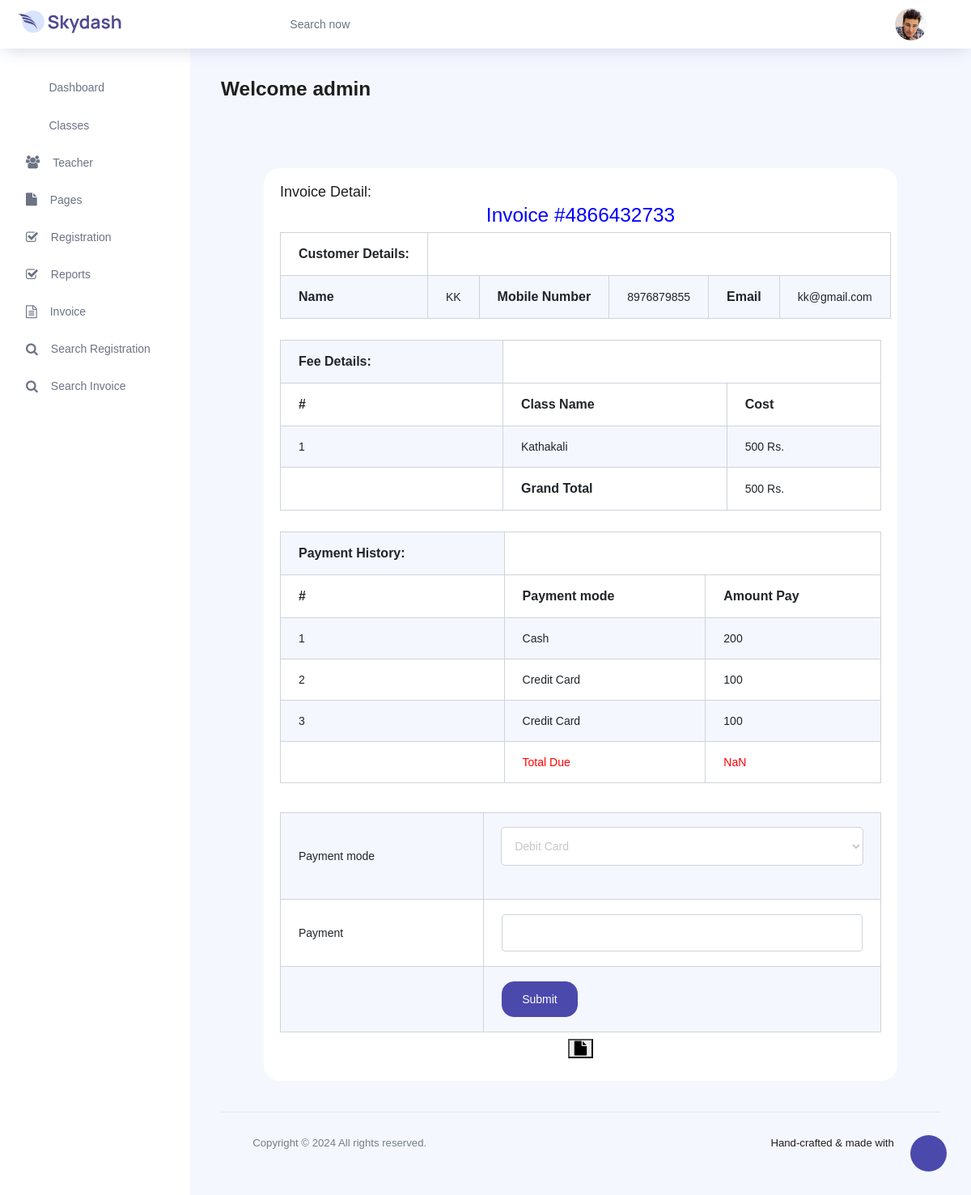
The app's page /invoice_detail/20 (signed in) with its own data.
### danceapp/models.py (models this page shows, shortened)
class Registration(models.Model):
    classname = models.ForeignKey(Class, on_delete=models.CASCADE, null=True, blank=True)
    name = models.CharField(max_length=200, null=True, blank=True)
    mobile = models.CharField(max_length=200, null=True, blank=True)
    email = models.CharField(max_length=200, null=True, blank=True)
    registernumber = models.CharField(max_length=200, null=True, blank=True)
    message = models.CharField(max_length=200, null=True, blank=True)
    status = models.CharField(max_length=100, default='New', null=True, blank=True)
    gender = models.CharField(max_length=200, null=True, blank=True)
    creationdate = models.DateTimeField(auto_now_add=True)

class Class(models.Model):
    classname = models.CharField(max_length=200, null=True, blank=True)
    image = models.FileField(max_length=200, null=True, blank=True)
    description = models.CharField(max_length=200, null=True, blank=True)
    cost = models.CharField(max_length=200, null=True, blank=True)
    creationdate = models.DateTimeField(auto_now_add=True)

class Invoice(models.Model):
    registration = models.ForeignKey(Registration, on_delete=models.CASCADE, null=True, blank=True)
    payment = models.CharField(max_length=200, null=True, blank=True)
    paymentmode = models.CharField(max_length=200, null=True, blank=True)
    time = models.DateTimeField(auto_now_add=True)

### danceapp/views.py (the view, shortened to what this page needs)
# urls.py: path('invoice_detail/<int:pid>', invoice_detail, name="invoice_detail"),
@login_required(login_url='/admin_login/')
def invoice_detail(request, pid):
    data = Registration.objects.get(id=pid)
    invoice = Invoice.objects.filter(registration=data)
    return render(request, "invoice_detail.html", locals())

### danceapp/templates/invoice_detail.html (shortened to what this page needs)
{% extends 'admin_index.html' %}
{% load static %}
{% block body %}
<div class="content-wrapper" xmlns="http://www.w3.org/1999/html">
    <section class="content">
        <div class="container">
            <div class="row">
                <div class="col-12">
                    <div class="card">
                         <div class="card-body">
                  <h4>
                  <th style="color:blue">Invoice Detail:</th>
                  </h4>
                <table id="example1" class="table table-bordered table-striped">
                  <tr>
                   <h3 style="color:blue"><center <th>Invoice #</th><center<td>{{data.registernumber}}</td></h3>
                  </tr>
                  <tr>
                   <h3 style="color:blue"><th>Customer Details:</th></h3>
                  </tr>
                  <tr>
                   <th>Name</th>
                    <td>{{data.name}}</td>
                    <th>Mobile Number</th>
                    <td>{{data.mobile}}</td>
                    <th>Email</th>
                    <td>{{data.email}}</td>
                  </tr>
                </table><br>
                <table id="example1" class="table table-bordered table-striped">
                  <tr>
                   <h3 style="color:blue"><th>Fee Details:</th></h3>
                  </tr>
                  <tr>
                   <th>#</th>
                    <th>Class Name</th>
                    <th>Cost</th>
                  </tr>
                    <tr>
                        <td>1</td>
                        <td>{{data.classname.classname}}</td>
                        <td>{{data.classname.cost}} Rs.</td>
                    </tr>
                    <tr>
                        <th></th>
                       <th>Grand Total</th>
                        <td>{{data.classname.cost}} Rs.</td>
                    </tr>
                </table>
                 <br><table id="example1" class="table table-bordered table-striped">
                  <tr>
                   <h3 style="color:blue"><th>Payment History:</th></h3>
                  </tr>
                   <tr>
                   <th>#</th>
                    <th>Payment mode</th>
                    <th>Amount Pay</th>
                  </tr>
                  {% for i in invoice %}
                    <tr>
                        <td>{{forloop.counter}}</td>
                        <td>{{i.paymentmode}}</td>
                        <td id="price-{{forloop.counter}}">{{i.payment}}</td>
                    </tr>
                  {% endfor %}
                     <tr style="color:red">
                         <td></td>
                         <td>Total Due</td>
                         <td id="totaldue">{{data.res}} Rs.</td>
                     </tr>
                 </table>
              </div>
                        <div class="card-body">
                        <table id="example1" class="table table-bordered table-striped">
                            <form action="" method="post" enctype="multipart/form-data">
                            <tr>
                                <td>Payment mode</td>
                                <td><div class="form-group">
                                  <select class="form-control" name="paymentmode" required>
                                        <option value="Debit Card">Debit Card</option>
                                    </select>
                                </div></td>
                            </tr>
                            <tr>
                                <td>Payment</td>
                                    <td>
                                        <input type="number" class="form-control" name="payment" required>
                                    </td>
                            </tr>
                                <td><td>
                                <button type="submit" class="btn btn-primary mr-2">Submit</button>
                                </td></td>
                                </form>
                        </table>
                            <h1 style="color:green">
                                <h4 align="center"><button onclick="window.print()"><i class="fa fa-file"></i></button></h4>
                            </h1>
                                        </div>
                                    </div>
                                </div>
                            </div>
        </div>
    </section>
                        </div>
{% endblock %}

### danceapp/templates/admin_index.html (shortened to what this page needs)
<!DOCTYPE html>
{% load static %}
<html lang="en">
<head>
  <link rel="stylesheet" href="{% static 'vendors/feather/feather.css' %}">
  <link rel="stylesheet" href="{% static 'vendors/ti-icons/css/themify-icons.css' %}">
  <link rel="stylesheet" href="{% static 'vendors/css/vendor.bundle.base.css' %}">
  <link rel="stylesheet" href="{% static 'vendors/datatables.net-bs4/dataTables.bootstrap4.css' %}">
  <link rel="stylesheet" href="{% static 'vendors/ti-icons/css/themify-icons.css' %}">
  <link rel="stylesheet" type="text/css" href="{% static 'js/select.dataTables.min.css' %}">
  <link rel="stylesheet" href="{% static 'css/vertical-layout-light/style.css' %}">
<link rel="stylesheet" href="https://cdnjs.cloudflare.com/ajax/libs/font-awesome/4.7.0/css/font-awesome.min.css">
</head>
<body>
  <div class="container-scroller">
    <nav class="navbar col-lg-12 col-12 p-0 fixed-top d-flex flex-row">
      <div class="text-center navbar-brand-wrapper d-flex align-items-center justify-content-center">
        <a class="navbar-brand brand-logo mr-5" href="index.html"><img src="{% static 'images/logo.svg' %}" class="mr-2" alt="logo"/></a>
      </div>
      <div class="navbar-menu-wrapper d-flex align-items-center justify-content-end">
        <button class="navbar-toggler navbar-toggler align-self-center" type="button" data-toggle="minimize">
          <span class="icon-menu"></span>
        </button>
        <ul class="navbar-nav mr-lg-2">
          <li class="nav-item nav-search d-none d-lg-block">
            <div class="input-group">
              <div class="input-group-prepend hover-cursor" id="navbar-search-icon">
                <span class="input-group-text" id="search">
                  <i class="icon-search"></i>
                </span>
              </div>
              <input type="text" class="form-control" id="navbar-search-input" placeholder="Search now" aria-label="search" aria-describedby="search">
            </div>
          </li>
        </ul>
        <ul class="navbar-nav navbar-nav-right">
          <li class="nav-item dropdown">
            <a class="nav-link count-indicator dropdown-toggle" id="notificationDropdown" href="#" data-toggle="dropdown">
              <i style="color:blue" class="icon-bell mx-0"></i>
            </a>
          </li>
          <li class="nav-item nav-profile dropdown">
            <a class="nav-link dropdown-toggle" href="#" data-toggle="dropdown" id="profileDropdown">
              <img src="{% static 'images/faces/face28.jpg' %}" alt="profile"/>
            </a>
          </li>
        </ul>
      </div>
    </nav>
    <div class="container-fluid page-body-wrapper">
      <div class="theme-setting-wrapper">
        <div id="settings-trigger"><i class="ti-settings"></i></div>
      </div>
      <nav class="sidebar sidebar-offcanvas" id="sidebar">
        <ul class="nav">
          <li class="nav-item">
            <a class="nav-link" href="/dashboard/">
              <i class="icon-grid menu-icon"></i>
              <span class="menu-title">Dashboard</span>
            </a>
          </li>
          <li class="nav-item">
            <a class="nav-link" data-toggle="collapse" href="#ui-basic" aria-expanded="false" aria-controls="ui-basic">
              <i class="icon-layout menu-icon"></i>
              <span class="menu-title">Classes</span>
              <i class="menu-arrow"></i>
            </a>
          </li>
          <li class="nav-item">
            <a class="nav-link" data-toggle="collapse" href="#form-elements" aria-expanded="false" aria-controls="form-elements">
              <i class="fa fa-group menu-icon" style="font-size:16px"></i>
              <span class="menu-title">Teacher</span>
              <i class="menu-arrow"></i>
            </a>
          </li>
          <li class="nav-item">
            <a class="nav-link" data-toggle="collapse" href="#charts" aria-expanded="false" aria-controls="charts">
              <i class="fa fa-file menu-icon" aria-hidden="true"></i>
              <span class="menu-title">Pages</span>
              <i class="menu-arrow"></i>
            </a>
          </li>
          <li class="nav-item">
            <a class="nav-link" data-toggle="collapse" href="#tables" aria-expanded="false" aria-controls="tables">
              <i class="fa fa-check-square-o menu-icon" aria-hidden="true"></i>
              <span class="menu-title">Registration</span>
              <i class="menu-arrow"></i>
            </a>
          </li>
          <li class="nav-item">
            <a class="nav-link" data-toggle="collapse" href="#icons" aria-expanded="false" aria-controls="icons">
              <i class="fa fa-check-square-o menu-icon" aria-hidden="true"></i>
              <span class="menu-title">Reports</span>
              <i class="menu-arrow"></i>
            </a>
          </li>
          <li class="nav-item">
            <a class="nav-link" href="/invoice/">
              <i class="fa fa-file-text-o menu-icon" aria-hidden="true"></i>
              <span class="menu-title">Invoice</span>
            </a>
          </li>
          <li class="nav-item">
            <a class="nav-link" href="/search_registration/">
              <i class="fa fa-search menu-icon" aria-hidden="true"></i>
              <span class="menu-title">Search Registration</span>
            </a>
          </li>
          <li class="nav-item">
            <a class="nav-link" href="/search_invoice/">
              <i class="fa fa-search menu-icon" aria-hidden="true"></i>
              <span class="menu-title">Search Invoice</span>
            </a>
          </li>
        </ul>
      </nav>
      <div class="main-panel">
        <div class="content-wrapper">
          <div class="row">
            <div class="col-md-12 grid-margin">
              <div class="row">
                <div class="col-12 col-xl-8 mb-4 mb-xl-0">
                  <h3 class="font-weight-bold">Welcome {{request.user.username}}</h3>
                </div>
                <div class="col-12 col-xl-4">
                </div>
              </div>
            </div>
          </div>
        {% block body %}
        {% endblock %}
        <footer class="footer">
          <div class="d-sm-flex justify-content-center justify-content-sm-between">
            <span class="text-muted text-center text-sm-left d-block d-sm-inline-block">Copyright © <script>document.write(new Date().getFullYear())</script> All rights reserved.</span>
            <span class="float-none float-sm-right d-block mt-1 mt-sm-0 text-center">Hand-crafted & made with <i class="ti-heart text-danger ml-1"></i></span>
          </div>
        </footer>
      </div>
    </div>
  </div>
  </div>
</body>
</html>

### records on screen
Registration: registernumber "4866432733", name "KK", mobile "8976879855", email "kk@gmail.com", classname.classname "Kathakali", classname.cost "500"
Invoice: paymentmode "Cash", payment "200"
Invoice: paymentmode "Credit Card", payment "100"
Invoice: paymentmode "Credit Card", payment "100"

### other values on screen
{{ request.user.username }} "admin"
